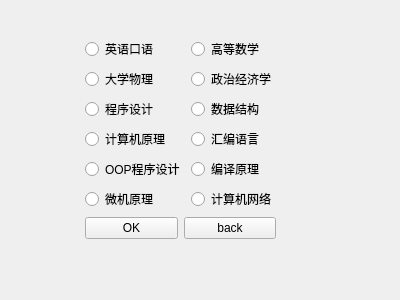
<?xml version="1.0" encoding="UTF-8"?>
<ui version="4.0">
 <class>Choose_course</class>
 <widget class="QWidget" name="Choose_course">
  <property name="geometry">
   <rect>
    <x>0</x>
    <y>0</y>
    <width>400</width>
    <height>300</height>
   </rect>
  </property>
  <property name="windowTitle">
   <string>Form</string>
  </property>
  <widget class="QWidget" name="layoutWidget">
   <property name="geometry">
    <rect>
     <x>40</x>
     <y>10</y>
     <width>280</width>
     <height>257</height>
    </rect>
   </property>
   <layout class="QGridLayout" name="gridLayout">
    <item row="0" column="1">
     <spacer name="verticalSpacer">
      <property name="orientation">
       <enum>Qt::Vertical</enum>
      </property>
      <property name="sizeHint" stdset="0">
       <size>
        <width>20</width>
        <height>40</height>
       </size>
      </property>
     </spacer>
    </item>
    <item row="1" column="0">
     <spacer name="horizontalSpacer">
      <property name="orientation">
       <enum>Qt::Horizontal</enum>
      </property>
      <property name="sizeHint" stdset="0">
       <size>
        <width>40</width>
        <height>20</height>
       </size>
      </property>
     </spacer>
    </item>
    <item row="1" column="1">
     <layout class="QVBoxLayout" name="verticalLayout_3">
      <item>
       <layout class="QHBoxLayout" name="horizontalLayout_2">
        <item>
         <layout class="QVBoxLayout" name="verticalLayout_2">
          <item>
           <widget class="QRadioButton" name="English">
            <property name="text">
             <string>英语口语</string>
            </property>
            <property name="checkable">
             <bool>true</bool>
            </property>
            <property name="checked">
             <bool>false</bool>
            </property>
           </widget>
          </item>
          <item>
           <widget class="QRadioButton" name="Physics">
            <property name="text">
             <string>大学物理</string>
            </property>
           </widget>
          </item>
          <item>
           <widget class="QRadioButton" name="Programming">
            <property name="text">
             <string>程序设计</string>
            </property>
           </widget>
          </item>
          <item>
           <widget class="QRadioButton" name="Computer_theory">
            <property name="text">
             <string>计算机原理</string>
            </property>
           </widget>
          </item>
          <item>
           <widget class="QRadioButton" name="OOP_programming">
            <property name="text">
             <string>OOP程序设计</string>
            </property>
           </widget>
          </item>
          <item>
           <widget class="QRadioButton" name="Microcomputer">
            <property name="text">
             <string>微机原理</string>
            </property>
           </widget>
          </item>
         </layout>
        </item>
        <item>
         <layout class="QVBoxLayout" name="verticalLayout">
          <item>
           <widget class="QRadioButton" name="Mathematics">
            <property name="text">
             <string>高等数学</string>
            </property>
           </widget>
          </item>
          <item>
           <widget class="QRadioButton" name="Politics">
            <property name="text">
             <string>政治经济学</string>
            </property>
           </widget>
          </item>
          <item>
           <widget class="QRadioButton" name="Data_structure">
            <property name="text">
             <string>数据结构</string>
            </property>
           </widget>
          </item>
          <item>
           <widget class="QRadioButton" name="Assembly_language">
            <property name="text">
             <string>汇编语言</string>
            </property>
           </widget>
          </item>
          <item>
           <widget class="QRadioButton" name="Complie_fud">
            <property name="text">
             <string>编译原理</string>
            </property>
           </widget>
          </item>
          <item>
           <widget class="QRadioButton" name="Comp_networks">
            <property name="text">
             <string>计算机网络</string>
            </property>
           </widget>
          </item>
         </layout>
        </item>
       </layout>
      </item>
      <item>
       <layout class="QHBoxLayout" name="horizontalLayout">
        <item>
         <widget class="QPushButton" name="Confirm_course">
          <property name="text">
           <string>OK</string>
          </property>
          <property name="checkable">
           <bool>true</bool>
          </property>
         </widget>
        </item>
        <item>
         <widget class="QPushButton" name="back_2">
          <property name="text">
           <string>back</string>
          </property>
         </widget>
        </item>
       </layout>
      </item>
     </layout>
    </item>
    <item row="1" column="2">
     <spacer name="horizontalSpacer_2">
      <property name="orientation">
       <enum>Qt::Horizontal</enum>
      </property>
      <property name="sizeHint" stdset="0">
       <size>
        <width>40</width>
        <height>20</height>
       </size>
      </property>
     </spacer>
    </item>
    <item row="2" column="1">
     <spacer name="verticalSpacer_2">
      <property name="orientation">
       <enum>Qt::Vertical</enum>
      </property>
      <property name="sizeHint" stdset="0">
       <size>
        <width>20</width>
        <height>40</height>
       </size>
      </property>
     </spacer>
    </item>
   </layout>
  </widget>
 </widget>
 <resources/>
 <connections/>
</ui>
